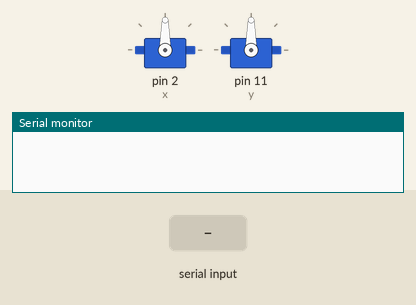
A sketch run on a simulated Arduino Uno, built with avr-gcc and run on an emulated ATmega328P. Shown: 2 × servo, the last lines printed to the serial monitor. The inputs (shaded band) are chosen by the test bench.

Above: at 1.2 s.
1.3 s: "1" received over Serial
At 2.1 s:
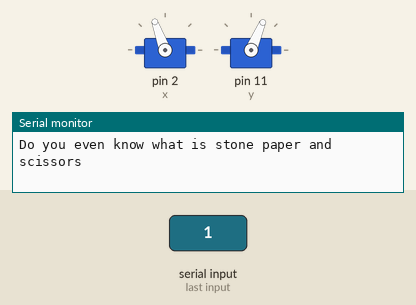
2.8 s: "2" received over Serial
At 3.3 s:
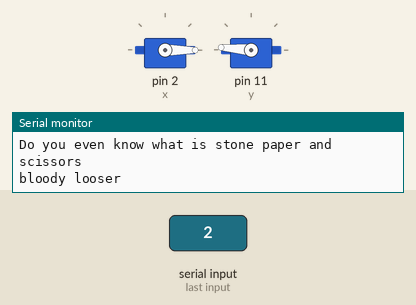
4.3 s: "3" received over Serial
At 5.6 s:
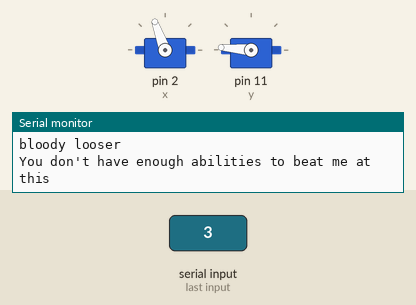
Timing chart, 0 to 7.3 s (numbered marks = the images above; inputs shaded):
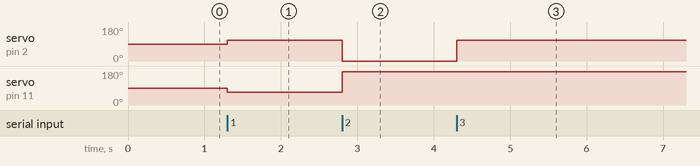

Measured:
- after the input at 1.3 s, servo on pin 2 (x): 90° → 110° at once; servo on pin 11 (y): 90° → 67° at once
- after the input at 2.8 s, servo on pin 2 (x): 110° → 0° at once; servo on pin 11 (y): 67° → 175° at once
- after the input at 4.3 s, servo on pin 2 (x): 0° → 110° at once

The sketch:

arduino_stone.ino
```cpp
#include<Servo.h>
Servo x,y;
int a;
void setup() {
  // put your setup code here, to run once:
x.attach(2);
y.attach(11);
Serial.begin(9600);
}

void loop() {
  // put your main code here, to run repeatedly:
  if(Serial.available()>0)
  {
     a=Serial.read();
    if(a=='1'){
stone();
Serial.println("Do you even know what is stone paper and scissors");
//delay(1000);
    }
    else if(a=='2')
    {
paper();
Serial.println("bloody looser");
//delay(1000);
    }
    else if(a=='3')
    {
scissor();
Serial.println("You don't have enough abilities to beat me at this");
//delay(1000);
    }
  }


}


void stone()
{
  x.write(110);
  y.write(67);
  delay(15);
  }
  void paper()
  {
  x.write(0);
  y.write(175);
  delay(15);
  }
void scissor()
{
  x.write(110);
  y.write(175);
  delay(15);
  }
```
